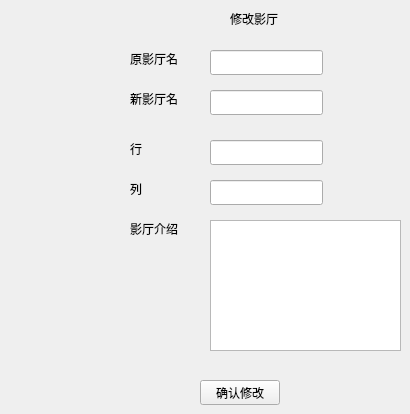
    <widget class="QWidget" name="modify_theater_ui">
     <widget class="QLabel" name="label_29">
      <property name="geometry">
       <rect>
        <x>230</x>
        <y>10</y>
        <width>71</width>
        <height>17</height>
       </rect>
      </property>
      <property name="text">
       <string>修改影厅</string>
      </property>
     </widget>
     <widget class="QLabel" name="label_30">
      <property name="geometry">
       <rect>
        <x>130</x>
        <y>90</y>
        <width>71</width>
        <height>17</height>
       </rect>
      </property>
      <property name="text">
       <string>新影厅名</string>
      </property>
     </widget>
     <widget class="QLabel" name="label_31">
      <property name="geometry">
       <rect>
        <x>130</x>
        <y>140</y>
        <width>71</width>
        <height>17</height>
       </rect>
      </property>
      <property name="text">
       <string>行</string>
      </property>
     </widget>
     <widget class="QLabel" name="label_32">
      <property name="geometry">
       <rect>
        <x>130</x>
        <y>180</y>
        <width>71</width>
        <height>17</height>
       </rect>
      </property>
      <property name="text">
       <string>列</string>
      </property>
     </widget>
     <widget class="QLabel" name="label_33">
      <property name="geometry">
       <rect>
        <x>130</x>
        <y>220</y>
        <width>71</width>
        <height>17</height>
       </rect>
      </property>
      <property name="text">
       <string>影厅介绍</string>
      </property>
     </widget>
     <widget class="QLineEdit" name="lineEdit_modify_studioname">
      <property name="geometry">
       <rect>
        <x>210</x>
        <y>90</y>
        <width>113</width>
        <height>25</height>
       </rect>
      </property>
     </widget>
     <widget class="QLineEdit" name="lineEdit_modify_row">
      <property name="geometry">
       <rect>
        <x>210</x>
        <y>140</y>
        <width>113</width>
        <height>25</height>
       </rect>
      </property>
     </widget>
     <widget class="QLineEdit" name="lineEdit_modify_col">
      <property name="geometry">
       <rect>
        <x>210</x>
        <y>180</y>
        <width>113</width>
        <height>25</height>
       </rect>
      </property>
     </widget>
     <widget class="QTextEdit" name="textEdit_modify_studiointrouduce">
      <property name="geometry">
       <rect>
        <x>210</x>
        <y>220</y>
        <width>191</width>
        <height>131</height>
       </rect>
      </property>
     </widget>
     <widget class="QPushButton" name="pushButton_11">
      <property name="geometry">
       <rect>
        <x>200</x>
        <y>380</y>
        <width>80</width>
        <height>25</height>
       </rect>
      </property>
      <property name="text">
       <string>确认修改</string>
      </property>
     </widget>
     <widget class="QLabel" name="label_42">
      <property name="geometry">
       <rect>
        <x>130</x>
        <y>50</y>
        <width>81</width>
        <height>17</height>
       </rect>
      </property>
      <property name="text">
       <string>原影厅名</string>
      </property>
     </widget>
     <widget class="QLineEdit" name="lineEdit_modify_old_studioname">
      <property name="geometry">
       <rect>
        <x>210</x>
        <y>50</y>
        <width>113</width>
        <height>25</height>
       </rect>
      </property>
     </widget>
    </widget>
